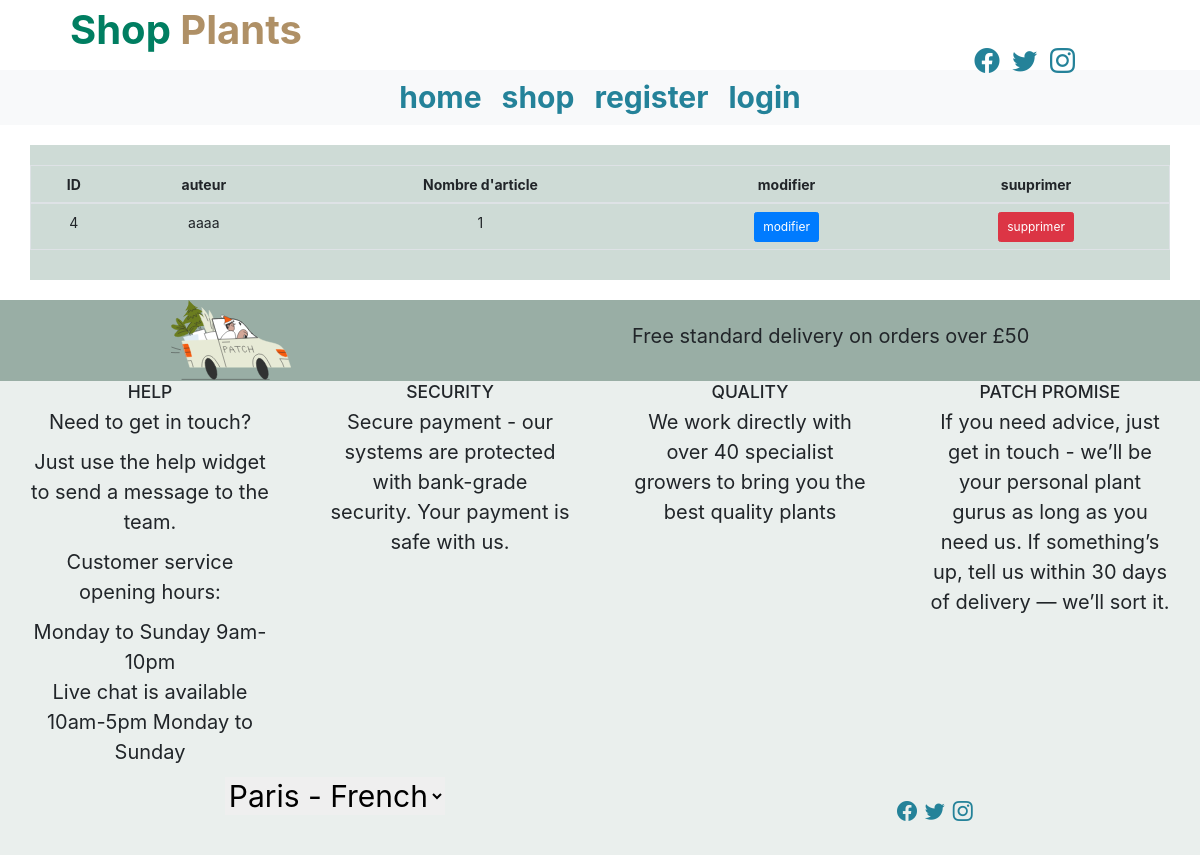
/admin/authors.php, run on the app's committed database.
### tables this page shows
CREATE TABLE `authors` (
  `id` int(20) NOT NULL,
  `name` varchar(50) NOT NULL,
  `created-at` timestamp NOT NULL DEFAULT current_timestamp() ON UPDATE current_timestamp()
);

### admin/authors.php (called while the page is built, shortened)
<?php
$dbh = new PDO('mysql:host=localhost;dbname=shop_plants',
'root','');
$query2 = $dbh->prepare(' SELECT `id`, `name`,count(`name`) as countname  FROM `authors` GROUP BY  `name`');
$query2->execute();
$authors=$query2->fetchAll();
include "template.phtml";

### admin/authors.phtml (the view)
<main class="authors">
  <table class="table table border col-12">
    <thead>
      <tr>
        <th scope="col">ID</th>
        <th scope="col">auteur</th>
       <th scope="col">Nombre d'article</th>
        <th scope="col">modifier</th>
        <th scope="col">suuprimer</th>
    </thead>
    <tbody>
    <?php foreach($authors as $author) : ?>
      <tr>
        <td><?=  $author['id']?></td>
        <td><?=$author['name']?></td>
        <td><?=  $author['countname']?></td>
        <td><a class="btn btn-primary" href="updatauthors.php?idupdat=<?=  $author['id'] ?>">modifier</a></td>
        <td><a class="btn btn-danger" href="deletauthors.php?idsupprime=<?= $author['id'] ?>">supprimer</a></td>
      </tr>
      <?php endforeach ;?>
    </tbody>
  </table>
</main>

### css/style.css (style rules this page uses)
* { padding: 0; margin: 0; box-sizing: border-box; }
html { font-size: 10px; }
body { font-family: 'Rubik', sans-serif; font-size: 2rem; }
.tablepost table, .formcateg input, .authors table, .addcateg table { font-size: 1.4rem; }
.authors { padding: 2rem 0; margin: 2rem 3rem; text-align: center; }
.table tr td a { font-size: 1.2rem; padding: 0.5rem 0.8rem; }
.updatpost table,#mainpost table, .tablepost, .categorypost table, .updatcateg, .authors { background-color: #cedbd6; }

### data on the page
authors: id "4", name "aaaa", countname "1"
